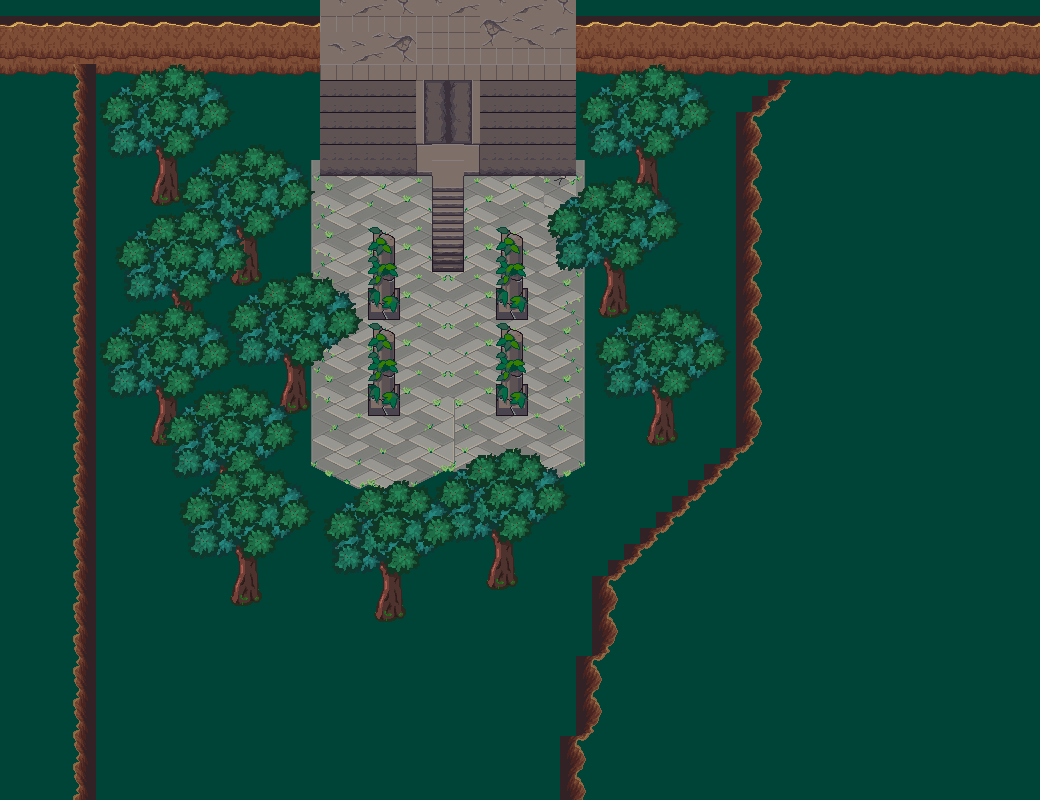

Rendered tile map (Tiled .tmx) drawn with the repository's tilesets; below, a short description and the map source with its tile grids summarised:
An orthogonal 65x50 tile map with 16x16 px tiles, 10 tile layers (background, background, background, background, ...), 1 hidden layer not drawn, 4 tilesets and 48 objects (34x object, 3x spawn, fallIntoRuin, ruinsFrontDoor, noticeRuins, ...).

<map version="1.5" tiledversion="1.5.0" orientation="orthogonal" renderorder="right-up" width="65" height="50" tilewidth="16" tileheight="16" infinite="0" nextlayerid="20" nextobjectid="54">
 <properties>
  <property name="musicTrackName" value="WildBirds.mp3" />
 </properties>
 <tileset firstgid="1" source="terrain.tsx" />
 <tileset firstgid="1025" source="terrain_atlas.tsx" />
 <tileset firstgid="5121" source="treebig.tsx" />
 <tileset firstgid="5122" source="ruins_dmg.tsx" />
 <layer id="7" name="background" width="65" height="50">
  <data>[3250 cells, 3250 non-empty, 4 distinct tile ids]</data>
 </layer>
 <layer id="5" name="background" width="65" height="50">
  <data>[3250 cells, 222 non-empty, 108 distinct tile ids]</data>
 </layer>
 <layer id="1" name="background" width="65" height="50">
  <data>[3250 cells, 318 non-empty, 91 distinct tile ids]</data>
 </layer>
 <layer id="14" name="background" width="65" height="50" visible="0">
  <properties>
   <property name="tag" value="weakspot" />
  </properties>
  <data>[3250 cells, 4 non-empty, 4 distinct tile ids]</data>
 </layer>
 <layer id="11" name="background" width="65" height="50">
  <data>[3250 cells, 156 non-empty, 17 distinct tile ids]</data>
 </layer>
 <layer id="10" name="background" width="65" height="50">
  <data>[3250 cells, 20 non-empty, 13 distinct tile ids]</data>
 </layer>
 <objectgroup id="3" name="box2D">
  <object id="8" type="object" x="565" y="737" width="20" height="78" />
  <object id="9" type="object" x="582" y="658" width="20" height="78" />
  <object id="10" type="object" x="598" y="576" width="20" height="78" />
  <object id="11" type="object" x="616" y="546" width="30" height="29" />
  <object id="12" type="object" x="646" y="514" width="29" height="32" />
  <object id="13" type="object" x="676" y="490" width="25" height="30" />
  <object id="14" type="object" x="703" y="456" width="32" height="35" />
  <object id="15" type="object" x="736" y="116" width="26" height="339" />
  <object id="16" type="object" x="762" y="74" width="34" height="41" />
  <object id="17" type="object" x="3" y="26" width="1049" height="46" />
  <object id="18" type="object" x="325" y="77" width="94" height="95" />
  <object id="19" type="object" x="481.333" y="77" width="90" height="86" />
  <object id="20" type="object" x="420" y="79.3333" width="60.6667" height="55.3333" />
  <object id="21" type="object" x="431.333" y="173.333" width="3.33333" height="98.3333" />
  <object id="22" type="object" x="464" y="174.667" width="2.66667" height="95.6667" />
  <object id="23" type="object" x="420" y="169.667" width="12.3333" height="3" />
  <object id="24" type="object" x="465.667" y="170" width="15" height="3" />
  <object id="25" type="object" x="369" y="383.667" width="29.6667" height="31" />
  <object id="26" type="object" x="368.5" y="287.5" width="29.6667" height="31" />
  <object id="27" type="object" x="496.833" y="288.167" width="29.6667" height="31" />
  <object id="28" type="object" x="496.5" y="383.833" width="29.6667" height="31" />
  <object id="30" type="object" x="233.167" y="574.5" width="29.6667" height="31" />
  <object id="31" type="object" x="215.833" y="494.5" width="29.6667" height="31" />
  <object id="32" type="object" x="155.833" y="413.167" width="29.6667" height="31" />
  <object id="33" type="object" x="283.167" y="381.167" width="29.6667" height="31" />
  <object id="34" type="object" x="170.5" y="319.167" width="29.6667" height="31" />
  <object id="35" type="object" x="233.833" y="255.167" width="29.6667" height="31" />
  <object id="36" type="object" x="155.167" y="172.5" width="29.6667" height="31" />
  <object id="38" type="object" x="633.833" y="176.5" width="29.6667" height="31" />
  <object id="39" type="object" x="602.5" y="286.5" width="29.6667" height="31" />
  <object id="40" type="object" x="650.5" y="413.167" width="29.6667" height="31" />
  <object id="41" type="object" x="487.833" y="560.5" width="29.6667" height="31" />
  <object id="42" type="object" x="376.833" y="592.833" width="29.6667" height="31" />
 </objectgroup>
 <objectgroup id="17" name="spawns">
  <object id="29" name="spawn" x="441.083" y="584.25" width="24.5" height="25.5">
   <properties>
    <property name="spawnNumber" type="int" value="1" />
   </properties>
  </object>
  <object id="43" name="spawn" x="735.083" y="609.25" width="24.5" height="25.5">
   <properties>
    <property name="spawnNumber" type="int" value="2" />
   </properties>
  </object>
  <object id="49" name="spawn" x="436.417" y="97.25" width="24.5" height="25.5">
   <properties>
    <property name="spawnNumber" type="int" value="3" />
   </properties>
  </object>
 </objectgroup>
 <objectgroup id="15" name="scripts">
  <object id="4" name="fallIntoRuin" x="545.75" y="175.75" width="31.75" height="21.75">
   <properties>
    <property name="convoName" value="fallIntoRuins" />
   </properties>
  </object>
  <object id="5" name="ruinsFrontDoor" x="433" y="158.75" width="31" height="13">
   <properties>
    <property name="convoName" value="ruinsFrontDoor" />
   </properties>
  </object>
  <object id="44" name="noticeRuins" x="314.5" y="272.833" width="268.333" height="152.333">
   <properties>
    <property name="convoName" value="noticeRuins" />
   </properties>
  </object>
  <object id="51" name="exitRuins" x="429.5" y="97.8333" width="37" height="26">
   <properties>
    <property name="convoName" value="exitRuin" />
   </properties>
  </object>
 </objectgroup>
 <objectgroup id="18" name="doors">
  <object id="45" name="toforest3" x="88" y="682.5" width="492" height="24">
   <properties>
    <property name="toName" value="forest3" />
    <property name="toSpawnNumber" value="2" />
   </properties>
  </object>
  <object id="46" name="toforest4" x="954" y="105" width="19" height="791">
   <properties>
    <property name="toName" value="forest4" />
    <property name="toSpawnNumber" value="2" />
   </properties>
  </object>
 </objectgroup>
 <objectgroup id="16" name="box2D">
  <object id="7" type="object" x="71" y="68" width="15" height="733" />
 </objectgroup>
 <objectgroup id="12" name="characters">
  <object id="6" name="CrackInFloor" x="554" y="176.75" width="12.75" height="12.5">
   <properties>
    <property name="character" value="CrackInFloor" />
   </properties>
  </object>
  <object id="48" name="bird" x="197.333" y="372.333" width="17.3333" height="13.3333">
   <properties>
    <property name="character" value="BirdRed" />
    <property name="phases" value="r-1000;l-1000" />
    <property name="speed" type="float" value="120" />
   </properties>
  </object>
  <object id="50" name="Haia" x="427.833" y="109" width="17.3333" height="13.3333">
   <properties>
    <property name="character" value="Haia" />
    <property name="hidden" type="bool" value="true" />
    <property name="phases" value="" />
    <property name="speed" type="float" value="120" />
   </properties>
  </object>
  <object id="52" name="TopOfStairs" x="436.125" y="173.25" width="12.75" height="12.5">
   <properties>
    <property name="character" value="TopOfStairs" />
   </properties>
  </object>
  </objectgroup>
 <layer id="19" name="2.5" width="65" height="50">
  <properties>
   <property name="tag" value="ruinsfrontdoor" />
  </properties>
  <data>[3250 cells, 16 non-empty, 8 distinct tile ids]</data>
 </layer>
 <layer id="9" name="2.5" width="65" height="50">
  <data>[3250 cells, 0 non-empty, 0 distinct tile ids]</data>
 </layer>
 <layer id="8" name="2.5" width="65" height="50">
  <data>[3250 cells, 64 non-empty, 4 distinct tile ids]</data>
 </layer>
 <layer id="6" name="2.5" width="65" height="50">
  <data>[3250 cells, 0 non-empty, 0 distinct tile ids]</data>
 </layer>
 <layer id="2" name="2.5" width="65" height="50">
  <data>[3250 cells, 48 non-empty, 12 distinct tile ids]</data>
 </layer>
</map>
<!-- 1 of 48 objects omitted -->
